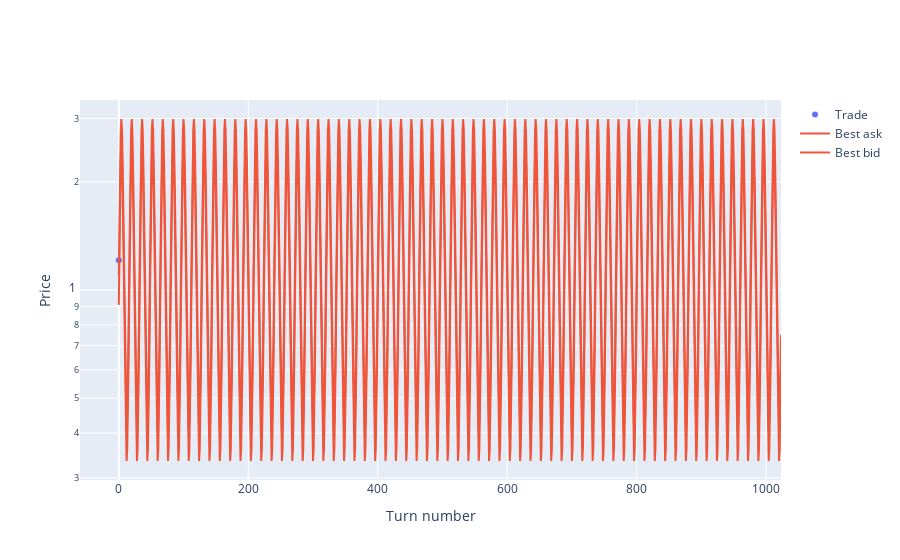

The code cell stored with this chart in its notebook:
### Code cell
trades_plot(turn_results)

### Figure 1 — Plotly figure (JSON) as saved in the notebook; plotly's stock layout.template omitted (floating-point values rounded to 4 significant figures; data arrays with more than 128 entries replaced by an {"elided": "..."} marker saying what was removed)
{"data": [{"marker": {"color": "#636EFA"}, "mode": "markers", "name": "Trade", "type": "scatter", "x": [0], "y": [1.21]}, {"marker": {"color": "#EF553B"}, "name": "Best ask", "type": "scatter", "y": {"elided": "1024 float values"}}, {"marker": {"color": "#EF553B"}, "name": "Best bid", "type": "scatter", "y": {"elided": "1024 float values"}}], "layout": {"xaxis": {"title": {"text": "Turn number"}}, "yaxis": {"title": {"text": "Price"}, "type": "log"}}}
